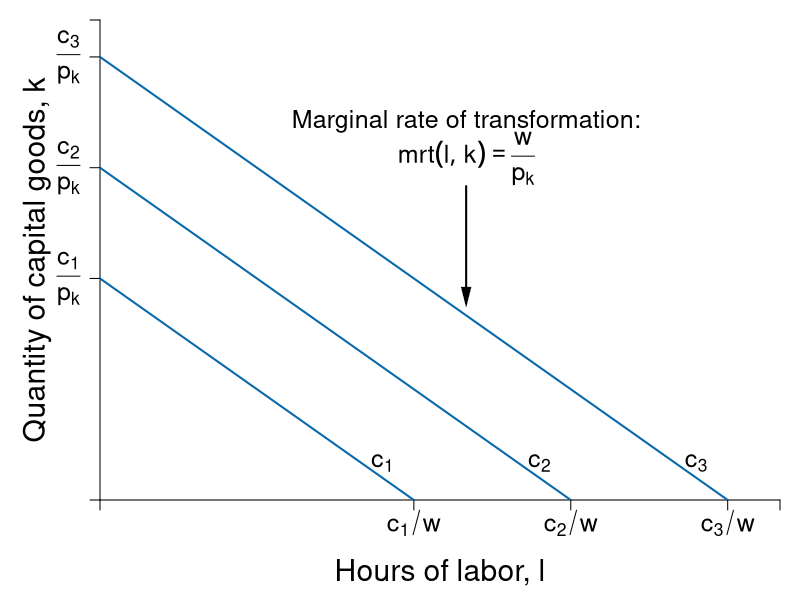

Generate this figure with R:
require(shape)
pdf(file = "specprodexch/isocost_map.pdf", width = 9, height = 7)

#Set parameters for graphics
pointsize <- 1.8
axislabelsize <- 1.8
labelsize <- 1.5
namesize <- 1.8
annotatesize <- 1.5
graphlinewidth <- 2
segmentlinewidth <- 1.5

COL <- c("#7fc97f", "#beaed4", "#fdc086", "#ffff99", "#386cb0", "#f0027f", "#bf5b17", "#666666")
COLA <- c("#99d8c9","#66c2a4","#41ae76", "#238b45", "#005824")
COLB <- c("#4eb3d3", "#2b8cbe", "#0868ac","#084081")

#Edited the margins to cater for the larger LHS labels
par(mar =  c(5, 5, 1, 1))

isocost <- function(l, c = 10, w = 1, r = 1) {
  c - (w/r)*l
}


isoquant <- function(l, alpha = 0.5, x = 5) {
  (x / l^alpha)^(1/(1 - alpha))
}


xlims <- c(0, 13)
ylims <- c(0, 13)

npts <- 501 
x <- seq(xlims[1], xlims[2], length.out = npts)
y <- seq(ylims[1], ylims[2], length.out = npts) 
a <- c(13, 16.75, 19.25)

plot(0, 0, xlim = xlims, ylim = ylims, type = "n",
     xlab = expression(paste("")),
     ylab = expression(paste("")), 
     xaxt = "n", 
     yaxt = "n", 
     cex.lab = axislabelsize, 
     bty = "n",
     xaxs="i", 
     yaxs="i")

ticksy <- c(0, 6, 9, 12, ylims[2])
ylabels <- c(NA, expression(paste(frac(c[1], p[k]))), expression(paste(frac(c[2], p[k]))), expression(paste(frac(c[3], p[k]))), NA)
ticksx <- c(0, 6, 9, 12, xlims[2])
xlabels <- c(NA, expression(paste(c[1]/w)), expression(paste(c[2]/w)), expression(paste(c[3]/w)), NA)




axis(1, at = ticksx, pos = 0, labels = xlabels, cex.axis = labelsize)
axis(2, at = ticksy, pos = 0, labels = ylabels, las = 1, cex.axis = labelsize)

npts <- 500 
xx1 <- seq(xlims[1], xlims[2], length.out = npts)


lines(xx1, isocost(xx1, c = 6, w = 1, r = 1), col = COLB[3], lwd = graphlinewidth)
lines(xx1, isocost(xx1, c = 9, w = 1, r = 1), col = COLB[3], lwd = graphlinewidth)
lines(xx1, isocost(xx1, c = 12, w = 1, r = 1), col = COLB[3], lwd = graphlinewidth)


#Label the axes
mtext(expression(paste("Hours of labor, ", l)), side=1, line = 3.5, cex = axislabelsize)
text(-1.2, 0.5*ylims[2], expression(paste("Quantity of capital goods, ", k)), xpd = TRUE, cex = axislabelsize, srt = 90) 

#Label the price lines
text(5.4, 1, expression(paste(c[1])), cex = labelsize)
text(8.4, 1, expression(paste(c[2])),cex = labelsize)
text(11.4, 1, expression(paste(c[3])),cex = labelsize)


#Add mrs = mrt at i
text(7, 10.25, expression(paste("Marginal rate of transformation:")), cex = labelsize)
text(7, 9.25, expression(paste(mrt(l,k)== frac(w,p[k]))), cex = labelsize)
Arrows(7, 8.5, 7, 5.5, col = "black", lty = 1, lwd = 2, arr.type = "triangle", arr.lwd = 0.5)

dev.off()
